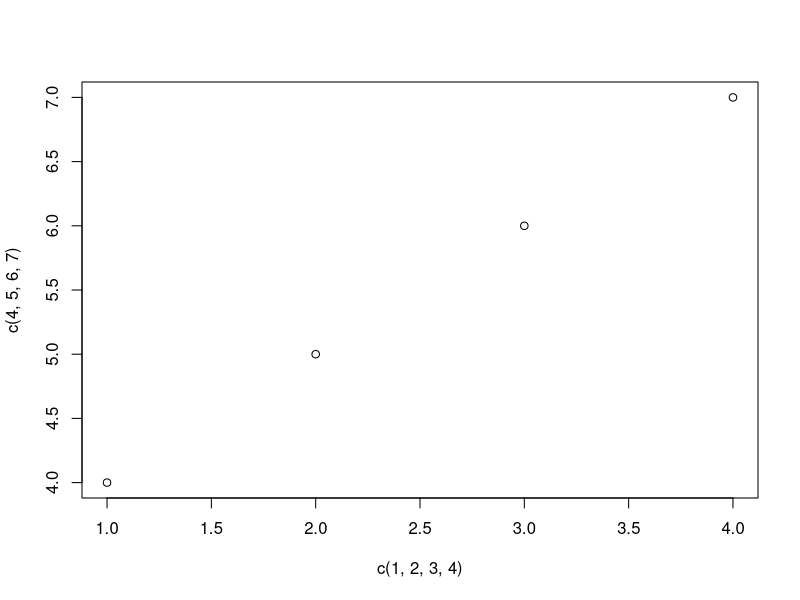
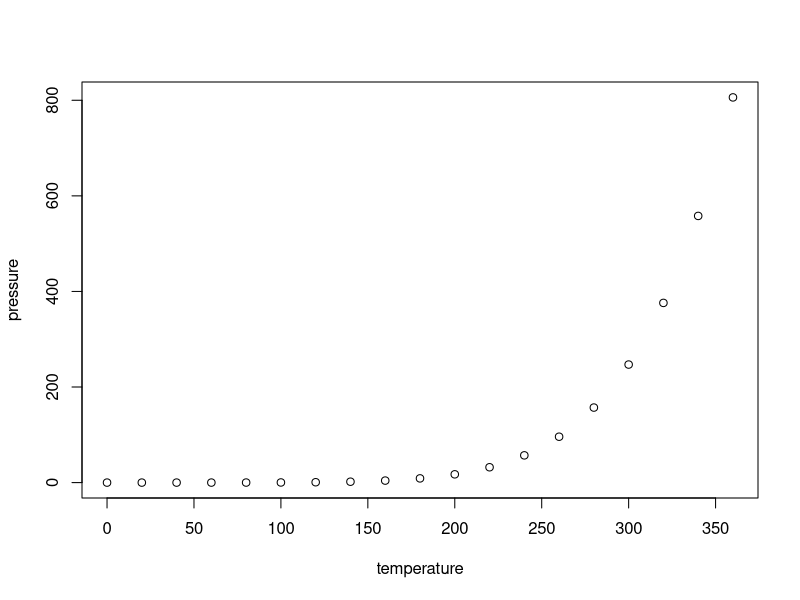
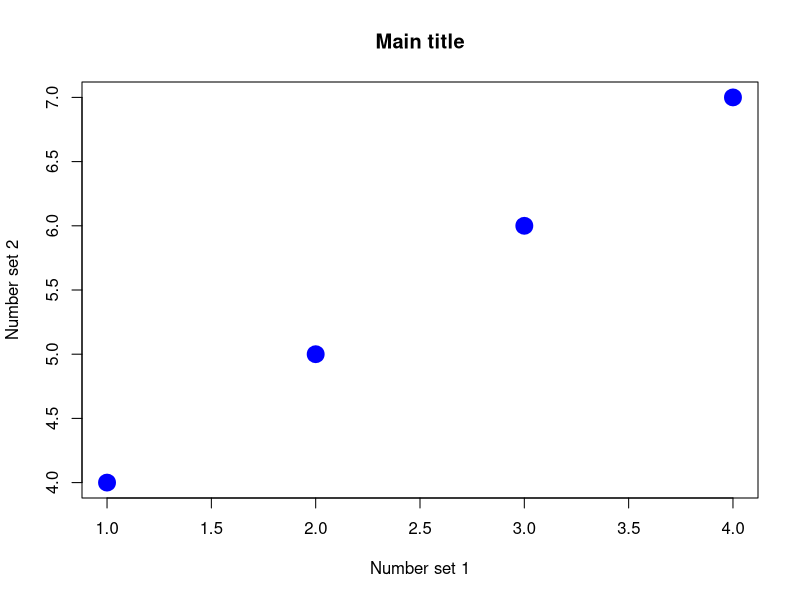
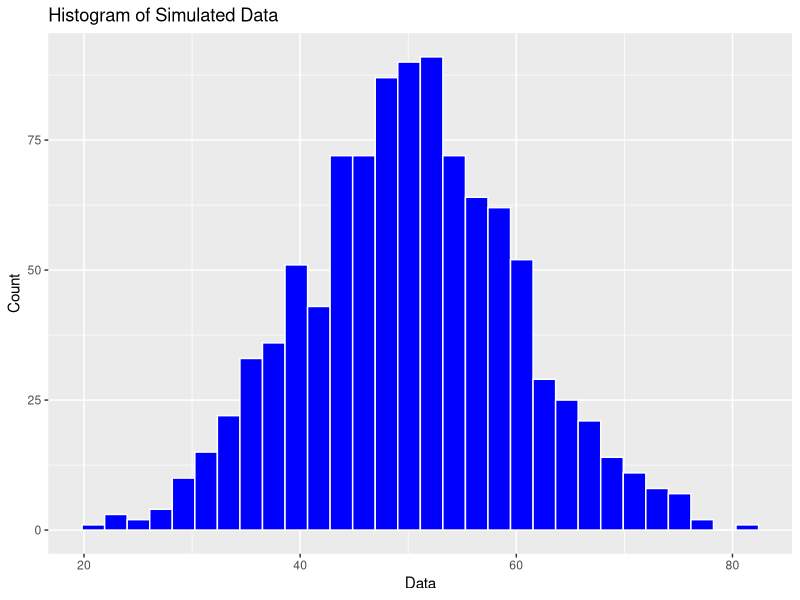
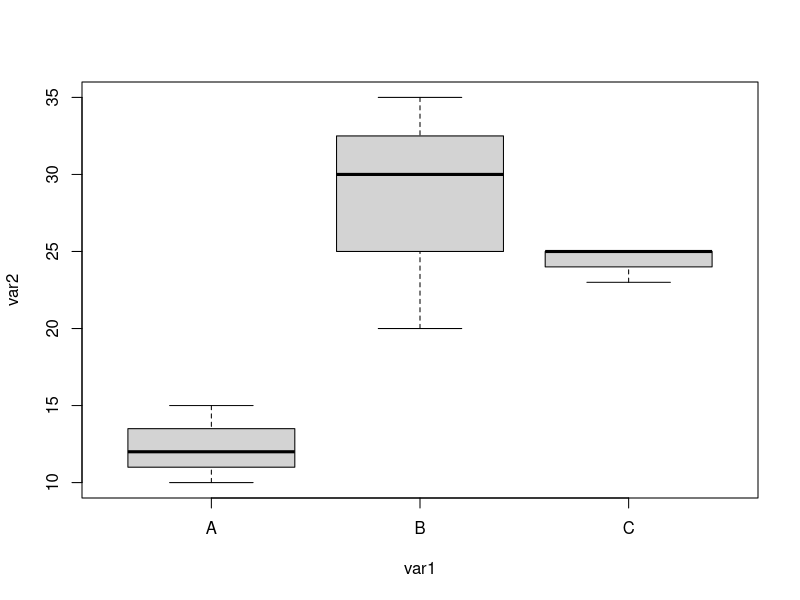
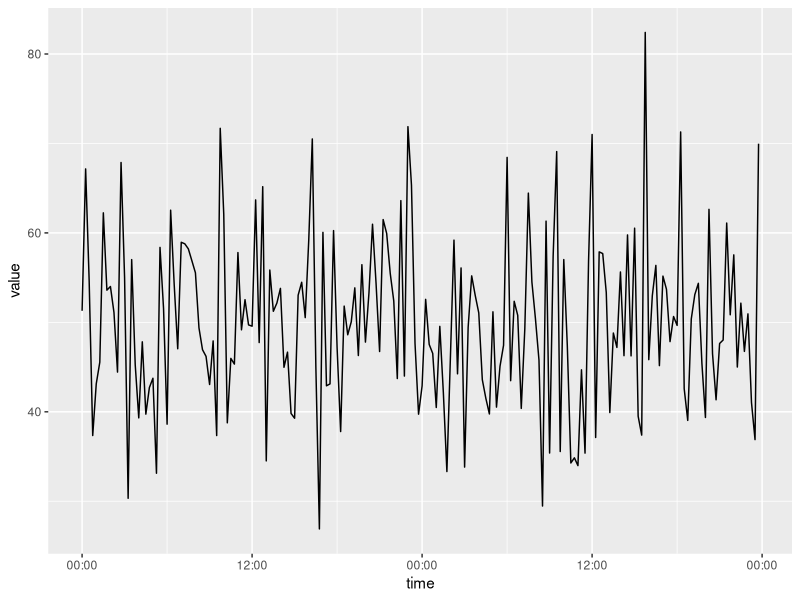
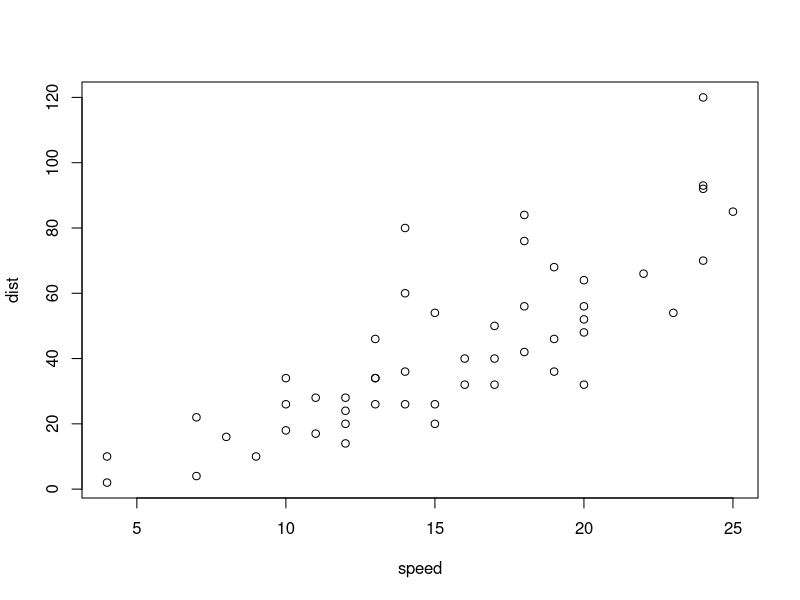

Generate these figures, in order, with R:
## ---- chunk 1
knitr::opts_chunk$set(echo = TRUE)
## ---- chunk 2
print("Hello, world!") 
## ---- chunk 3
c(1, 2, 3)
## ---- chunk 4
length(c(1, 2, 3))
## ---- chunk 5
sum(c(1, 2, 3))
## ---- chunk 6
mean(c(1, 2, 3))
## ---- chunk 7
n1 <- c(1,2,3,4,5)
n2 <- c(1,2,3,4,NA)
mean(n1)
mean(n2)
## ---- chunk 8
n2 <- c(1,2,3,4,NA)
mean(n2, na.rm = TRUE)
## ---- chunk 9
sd(c(1, 2, 3, 4))
## ---- chunk 10
var(c(1, 2, 3, 4))
## ---- chunk 11
seq(1, 5, by = 1)
## ---- chunk 12
rep(1, times = 3)
## ---- chunk 13
plot(c(1, 2, 3, 4), c(4, 5, 6, 7))
## ---- chunk 14
summary(cars)
## ---- chunk 15
plot(pressure)
## ---- chunk 16
plot(c(1, 2, 3, 4), c(4, 5, 6, 7), col = "blue", lwd = 10,
     main = "Main title", xlab = "Number set 1", ylab = "Number set 2")
## ---- chunk 17
# Simulate data
set.seed(123) # Set seed for reproducibility
data <- rnorm(1000, mean = 50, sd = 10)

# Plot histogram
library(ggplot2)
ggplot(data.frame(x = data), aes(x)) +
  geom_histogram(bins = 30, fill = "blue", color = "white") +
  labs(x = "Data", y = "Count", title = "Histogram of Simulated Data")
## ---- chunk 18
# help(lm)
## ---- chunk 19
#?lm
## ---- chunk 20
# Check if ggplot2 is already installed
if(!require(ggplot2)){install.packages("ggplot2")}

# Load ggplot2 library
library(ggplot2)
## ---- chunk 21
# Simulate data
set.seed(123) # Set seed for reproducibility
data <- rnorm(5, mean = 10, sd = 2)

# Print data
print(data)

## ---- chunk 22
# Simulate data
set.seed(123) # Set seed for reproducibility
data <- sample(1:10, 5, replace = TRUE)

# Print data
print(data)
## ---- chunk 23
# Simulate data
data <- c("red", "blue", "green", "yellow", "orange")

# Print data
data

## ---- chunk 24
# Define logical variables
var1 <- TRUE
var2 <- FALSE

# Define a logical vector
vector1 <- c(TRUE, FALSE, TRUE, FALSE, TRUE)

# Perform logical functions
result1 <- any(vector1) # returns TRUE if any element in vector1 is TRUE
result2 <- all(vector1) # returns TRUE if all elements in vector1 are TRUE
result3 <- xor(var1, var2) # returns TRUE if either var1 or var2 is TRUE, but not both

# Print results
print(result1)
print(result2)
print(result3)
## ---- chunk 25
# Define logical variables
var1 <- TRUE
var2 <- FALSE

# Print logical variables
print(var1)
print(var2)

# Create logical vector
vector1 <- c(TRUE, FALSE, TRUE, FALSE, TRUE)

# Print logical vector
print(vector1)

# Perform logical operations
result1 <- var1 & var2 # AND operator
result2 <- var1 | var2 # OR operator
result3 <- !var1 # NOT operator

# Print results
print(result1)
print(result2)
print(result3)

## ---- chunk 26
a <- 1 # assign the number 1 to a
A <- 2 # assign the number 2 to A
print(a)
print(A)
A==a
# now use the = as asign
A=a
print(a)
print(A)
A==a
## ---- chunk 27
# Define variables
var1 <- 10
var2 <- 5

# Perform logical conditions
result1 <- var1 > var2 # asks if var1 is greater than var2
result2 <- var1 < var2
result3 <- var1 == var2
result4 <- var1 != var2

# Print results
print(result1)
print(result2)
print(result3)
print(result4)
## ---- chunk 28
class(var1)
class(var2)
## ---- chunk 29
# Define a factor variable
var1 <- factor(c("A", "B", "A", "C", "B", "B", "C", "C", "A"))

# Define a numeric variable
var2 <- c(10, 20, 15, 25, 30, 35, 23, 25, 12)

# Combine variables into a data frame
df <- data.frame(var1, var2)

# Print the data frame
print(df)
## ---- chunk 30
plot(df)
## ---- chunk 31
# Create a date sequence for the month of May 2023
dates <- seq(as.Date("2023-05-01"), as.Date("2023-05-31"), by = "day")

# Create a time sequence for the day, in 15-minute intervals
times <- seq(from = as.POSIXct("2023-05-01 00:00:00"), to = as.POSIXct("2023-05-01 23:45:00"), by = "45 min")

# Print the first 10 dates
print(head(dates, n = 10))
print(head(times, n = 10))

## ---- chunk 32
# Generate some time data
time <- seq(as.POSIXct("2022-01-01 00:00:00"), as.POSIXct("2022-01-02 23:59:59"), by = "15 min")
value <- rnorm(length(time), mean = 50, sd = 10)
data <- data.frame(time, value)

# Plot the data using ggplot2
library(ggplot2)
ggplot(data, aes(x = time, y = value)) +
  geom_line() +
  scale_x_datetime(date_labels = "%H:%M")
## ---- chunk 33
# Create a list
my_list <- list(
  name = "John Smith",
  age = 35,
  married = TRUE,
  hobbies = c("reading", "hiking", "cooking")
)

# Access elements of the list
my_list$name
my_list$age
my_list$married
my_list$hobbies

# Add an element to the list
my_list$new_element <- "This is a new element"

# Remove an element from the list
my_list$age <- NULL
## ---- chunk 34
# Create a matrix
my_matrix <- matrix(1:9, nrow = 3, ncol = 3)
print(my_matrix)

# Access elements of the matrix
my_matrix[1, 1]
my_matrix[2, 3]

# Create an array
my_array <- array(1:27, dim = c(3, 3, 3))
print(my_array)

# Access elements of the array
my_array[1, 2, 3]
my_array[3, 1, 2]

## ---- chunk 35
summary(cars)
head(cars)
dim(cars)
tail(cars)
plot(cars)
